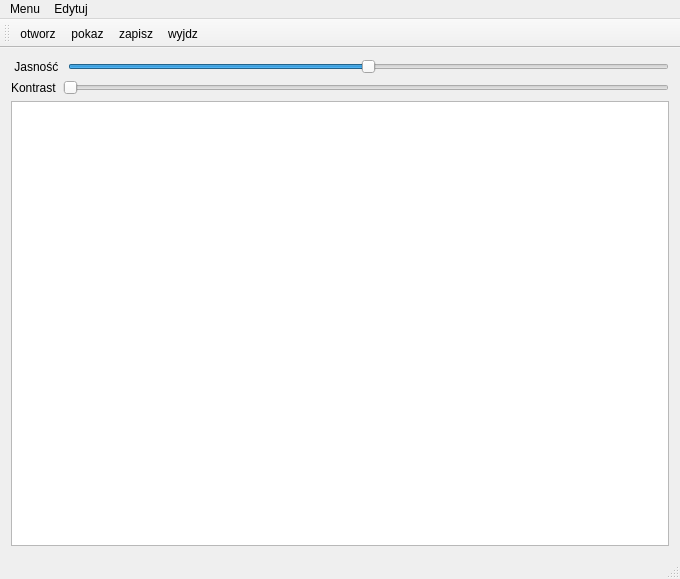
<?xml version="1.0" encoding="UTF-8"?>
<ui version="4.0">
 <class>MainWindow</class>
 <widget class="QMainWindow" name="MainWindow">
  <property name="geometry">
   <rect>
    <x>0</x>
    <y>0</y>
    <width>680</width>
    <height>579</height>
   </rect>
  </property>
  <property name="windowTitle">
   <string>MainWindow</string>
  </property>
  <widget class="QWidget" name="centralWidget">
   <layout class="QGridLayout" name="gridLayout_2">
    <item row="0" column="0">
     <layout class="QGridLayout" name="gridLayout">
      <item row="0" column="0">
       <layout class="QHBoxLayout" name="horizontalLayout">
        <item>
         <widget class="QLabel" name="label">
          <property name="text">
           <string> Jasność </string>
          </property>
         </widget>
        </item>
        <item>
         <widget class="QSlider" name="brightnessSlider">
          <property name="cursor">
           <cursorShape>OpenHandCursor</cursorShape>
          </property>
          <property name="toolTip">
           <string extracomment="Jasnosc"/>
          </property>
          <property name="minimum">
           <number>-100</number>
          </property>
          <property name="maximum">
           <number>100</number>
          </property>
          <property name="sliderPosition">
           <number>0</number>
          </property>
          <property name="orientation">
           <enum>Qt::Horizontal</enum>
          </property>
         </widget>
        </item>
       </layout>
      </item>
      <item row="1" column="0">
       <layout class="QHBoxLayout" name="horizontalLayout_2">
        <item>
         <widget class="QLabel" name="label_2">
          <property name="text">
           <string>Kontrast</string>
          </property>
         </widget>
        </item>
        <item>
         <widget class="QSlider" name="contrastSlider">
          <property name="cursor">
           <cursorShape>OpenHandCursor</cursorShape>
          </property>
          <property name="toolTip">
           <string extracomment="Kontrast"/>
          </property>
          <property name="minimum">
           <number>50</number>
          </property>
          <property name="maximum">
           <number>299</number>
          </property>
          <property name="orientation">
           <enum>Qt::Horizontal</enum>
          </property>
         </widget>
        </item>
       </layout>
      </item>
      <item row="2" column="0">
       <widget class="QGraphicsView" name="graphicsView"/>
      </item>
     </layout>
    </item>
   </layout>
  </widget>
  <widget class="QMenuBar" name="menuBar">
   <property name="geometry">
    <rect>
     <x>0</x>
     <y>0</y>
     <width>680</width>
     <height>22</height>
    </rect>
   </property>
   <widget class="QMenu" name="menuMenu">
    <property name="title">
     <string>Menu</string>
    </property>
    <addaction name="separator"/>
    <addaction name="actionotworz"/>
    <addaction name="actionpokaz"/>
    <addaction name="actionzapisz"/>
    <addaction name="actionwyjdz"/>
   </widget>
   <widget class="QMenu" name="menuEdytuj">
    <property name="title">
     <string>Edytuj</string>
    </property>
    <addaction name="actionPodzia_RGB_2"/>
    <addaction name="actionPodzia_yCrCb"/>
    <addaction name="actionPodzia_HSV"/>
    <addaction name="actionJasno_Kontrast"/>
    <addaction name="actionProgowanie"/>
   </widget>
   <addaction name="menuMenu"/>
   <addaction name="menuEdytuj"/>
  </widget>
  <widget class="QToolBar" name="mainToolBar">
   <attribute name="toolBarArea">
    <enum>TopToolBarArea</enum>
   </attribute>
   <attribute name="toolBarBreak">
    <bool>false</bool>
   </attribute>
   <addaction name="actionotworz"/>
   <addaction name="actionpokaz"/>
   <addaction name="actionzapisz"/>
   <addaction name="actionwyjdz"/>
  </widget>
  <widget class="QStatusBar" name="statusBar"/>
  <action name="actionotworz">
   <property name="icon">
    <iconset resource="zasoby.qrc">
     <normaloff>:/Ikony/open2.png</normaloff>:/Ikony/open2.png</iconset>
   </property>
   <property name="text">
    <string>otworz</string>
   </property>
   <property name="shortcut">
    <string>Ctrl+O</string>
   </property>
  </action>
  <action name="actionzapisz">
   <property name="icon">
    <iconset resource="zasoby.qrc">
     <normaloff>:/Ikony/save.png</normaloff>:/Ikony/save.png</iconset>
   </property>
   <property name="text">
    <string>zapisz</string>
   </property>
   <property name="shortcut">
    <string>Ctrl+S</string>
   </property>
  </action>
  <action name="actionwyjdz">
   <property name="icon">
    <iconset resource="zasoby.qrc">
     <normaloff>:/Ikony/quit.png</normaloff>:/Ikony/quit.png</iconset>
   </property>
   <property name="text">
    <string>wyjdz</string>
   </property>
   <property name="shortcut">
    <string>Ctrl+K</string>
   </property>
  </action>
  <action name="actionpokaz">
   <property name="icon">
    <iconset resource="zasoby.qrc">
     <normaloff>:/Ikony/pokaz.png</normaloff>:/Ikony/pokaz.png</iconset>
   </property>
   <property name="text">
    <string>pokaz</string>
   </property>
  </action>
  <action name="actionPodzia_yCrCb">
   <property name="text">
    <string>Podział yCrCb</string>
   </property>
  </action>
  <action name="actionPodzia_HSV">
   <property name="text">
    <string>Podział HSV</string>
   </property>
  </action>
  <action name="actionPodzia_RGB_2">
   <property name="text">
    <string>Podział RGB</string>
   </property>
  </action>
  <action name="actionJasno_Kontrast">
   <property name="text">
    <string>Jasność/Kontrast</string>
   </property>
  </action>
  <action name="actionProgowanie">
   <property name="text">
    <string>Progowanie</string>
   </property>
  </action>
 </widget>
 <layoutdefault spacing="6" margin="11"/>
 <tabstops>
  <tabstop>graphicsView</tabstop>
 </tabstops>
 <resources>
  <include location="zasoby.qrc"/>
 </resources>
 <connections/>
</ui>
